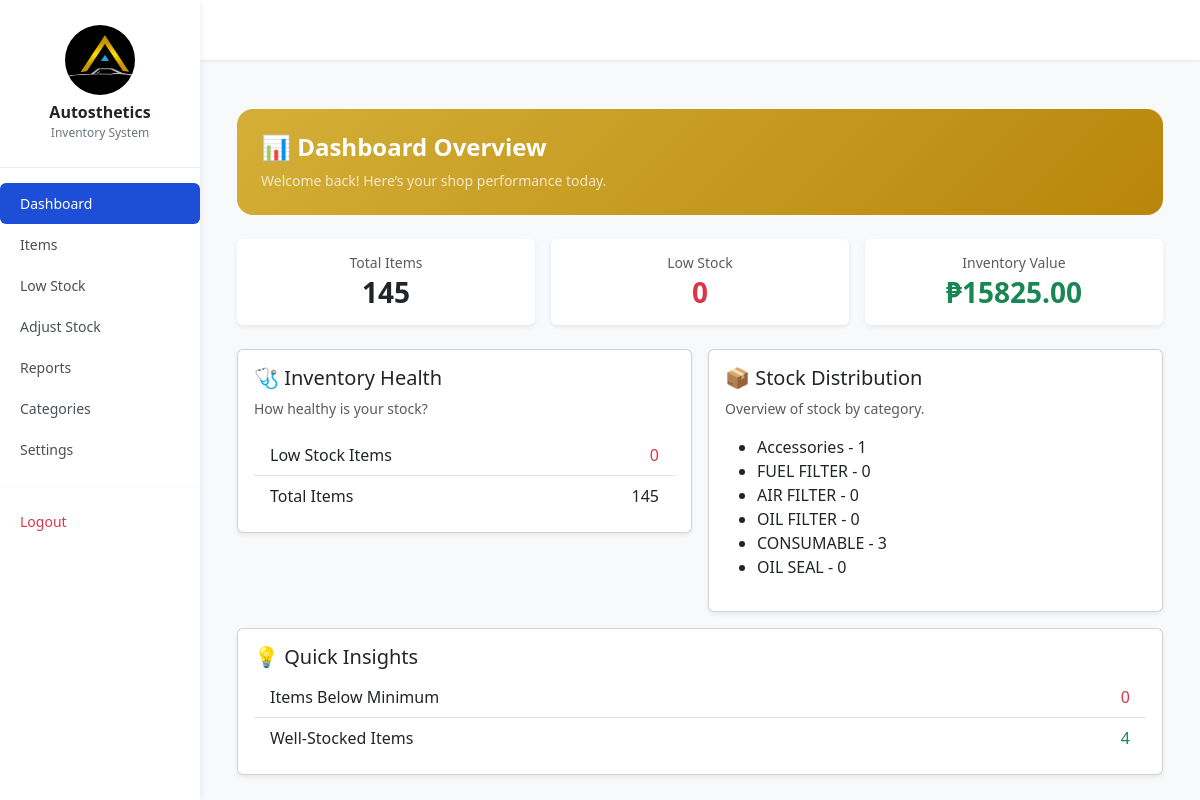
The app's page / (signed in), older data.
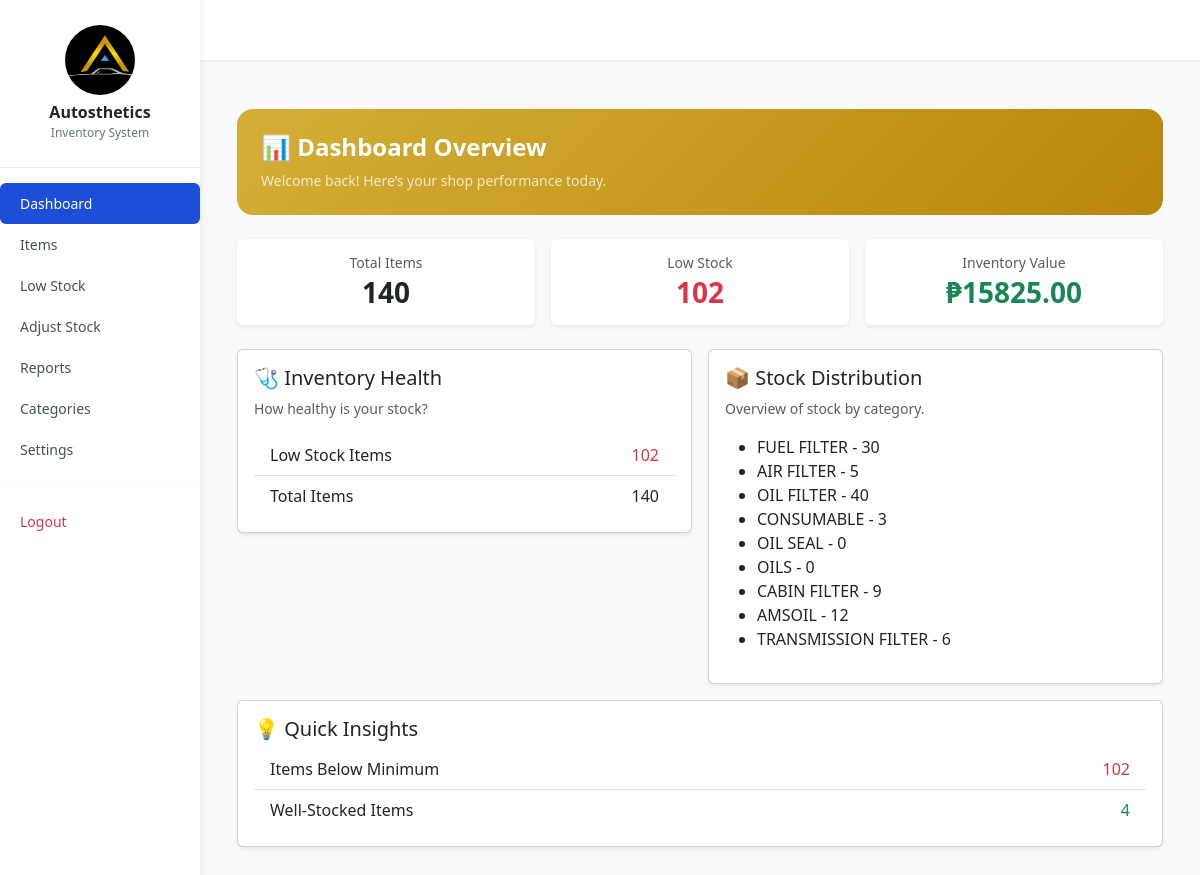
The same page, newer data.
### inventory/models.py (models this page shows, shortened)
class Category(models.Model):
    name = models.CharField(max_length=255)
    description = models.TextField(blank=True, null=True)

### inventory/views.py (the view)
# urls.py: path('', views.dashboard, name='dashboard'),
@login_required
def dashboard(request):
    today = timezone.localdate()
    create_snapshot(today)
    total_items = Item.objects.aggregate(total=Sum('quantity'))['total'] or 0
    low_stock = Item.objects.filter(quantity__lte=5).count()
    well_stock = Item.objects.filter(quantity__gt=10).count()
    total_value = sum(item.price * item.quantity for item in Item.objects.all())
    stock_distribution = Category.objects.annotate(count=Count('item'))
    return render(request, 'inventory/dashboard.html', {
        'total_items': total_items,
        'low_stock': low_stock,
        'well_stock': well_stock,
        'total_value': total_value,
        'stock_distribution': stock_distribution,
    })

### inventory/utils.py (called while the page is built, shortened)
def create_snapshot(snapshot_date=None):
    snapshot_date = snapshot_date or date.today()
    snapshot, created = DailySnapshot.objects.get_or_create(date=snapshot_date)
    if not created:
        return snapshot

### inventory/templates/inventory/dashboard.html
{% extends "inventory/base.html" %}
{% block content %}
<div class="container py-4">
    <div class="p-4 rounded-4 text-white mb-4"
         style="background: linear-gradient(135deg, #d4af37, #b8860b);">
        <h1 class="fw-bold fs-4">📊 Dashboard Overview</h1>
        <p class="mb-0 small opacity-75">
            Welcome back! Here’s your shop performance today.
        </p>
    </div>
    <div class="row g-3 mb-4">
        <div class="col-md-4">
            <div class="card shadow-sm border-0">
                <div class="card-body p-3 text-center">
                    <h6 class="text-muted small mb-1">Total Items</h6>
                    <h3 class="fw-bold mb-0">{{ total_items }}</h3>
                </div>
            </div>
        </div>
        <div class="col-md-4">
            <div class="card shadow-sm border-0">
                <div class="card-body p-3 text-center">
                    <h6 class="text-muted small mb-1">Low Stock</h6>
                    <h3 class="fw-bold text-danger mb-0">{{ low_stock }}</h3>
                </div>
            </div>
        </div>
        <div class="col-md-4">
            <div class="card shadow-sm border-0">
                <div class="card-body p-3 text-center">
                    <h6 class="text-muted small mb-1">Inventory Value</h6>
                    <h3 class="fw-bold text-success mb-0">₱{{ total_value }}</h3>
                </div>
            </div>
        </div>
    </div>
    <div class="row g-3">
        <div class="col-md-6">
            <div class="card shadow-sm">
                <div class="card-body">
                    <h5 class="card-title">🩺 Inventory Health</h5>
                    <p class="text-muted small">
                        How healthy is your stock?
                    </p>
                    <ul class="list-group list-group-flush">
                        <li class="list-group-item d-flex justify-content-between">
                            <span>Low Stock Items</span>
                            <span class="text-danger">{{ low_stock }}</span>
                        </li>
                        <li class="list-group-item d-flex justify-content-between">
                            <span>Total Items</span>
                            <span>{{ total_items }}</span>
                        </li>
                    </ul>
                </div>
            </div>
        </div>
<div class="col-md-6">
    <div class="card shadow-sm">
        <div class="card-body">
            <h5 class="card-title">📦 Stock Distribution</h5>
            <p class="text-muted small">
                Overview of stock by category.
            </p>
            {% if stock_distribution %}
    <ul>
    {% for category in stock_distribution %}
    <li>{{ category.name }} - {{ category.count }}</li>
    {% endfor %}
    </ul>
    {% else %}
    <p>No category data available yet.</p>
    {% endif %}
        </div>
    </div>
</div>
        <div class="col-md-12">
            <div class="card shadow-sm">
                <div class="card-body">
                    <h5 class="card-title">💡 Quick Insights</h5>
                    <div class="list-group list-group-flush">
                        <div class="list-group-item d-flex justify-content-between">
                            <span>Items Below Minimum</span>
                            <span class="text-danger">{{ low_stock }}</span>
                        </div>
                        <div class="list-group-item d-flex justify-content-between">
                        <span>Well-Stocked Items</span>
                        <span class="text-success">{{ well_stock }}</span>
                    </div>
                </div>
            </div>
        </div>
    </div>
</div>
{% endblock %}

### inventory/templates/inventory/base.html (shortened to what this page needs)
{% load static %}
<!DOCTYPE html>
<html lang="en">
<head>
    <link href="https://cdn.jsdelivr.net/npm/bootstrap@5.3.0/dist/css/bootstrap.min.css" rel="stylesheet">
</head>
<body>
<aside id="sidebar">
    <div class="sidebar-profile">
        <img src="{% static 'images/default_profile.jpg' %}" alt="Autosthetics Logo">
        <h4>Autosthetics</h4>
        <p>Inventory System</p>
    </div>
    <nav class="nav-sidebar">
        <a href="{% url 'dashboard' %}" class="{% if request.resolver_match.url_name == 'dashboard' %}active{% endif %}">Dashboard</a>
        <a href="{% url 'all_items' %}" class="{% if request.resolver_match.url_name == 'all_items' %}active{% endif %}">Items</a>
        <a href="{% url 'low_stock' %}" class="{% if request.resolver_match.url_name == 'low_stock' %}active{% endif %}">Low Stock</a>
        <a href="{% url 'adjust_stock' %}" class="{% if request.resolver_match.url_name == 'adjust_stock' %}active{% endif %}">Adjust Stock</a>
        <a href="{% url 'reports' %}" class="{% if request.resolver_match.url_name == 'reports' %}active{% endif %}">Reports</a>
        <a href="{% url 'categories' %}" class="{% if request.resolver_match.url_name == 'categories' %}active{% endif %}">Categories</a>
        <a href="{% url 'settings_page' %}" class="{% if request.resolver_match.url_name == 'settings_page' %}active{% endif %}">Settings</a>
        <hr>
        <a href="{% url 'logout' %}" class="text-danger">Logout</a>
    </nav>
</aside>
<div id="main-wrapper">
    <div class="topbar">
    </div>
    <main>
        {% block content %}{% endblock %}
    </main>
</div>
</body>
</html>

### inventory/templates/inventory/base.html (style rules this page uses)
body { margin: 0; display: flex; min-height: 100vh; font-family: "Segoe UI", sans-serif; background: #f8f9fa; }
#sidebar { width: 200px; background: #ffffff; box-shadow: 2px 0 6px rgba(0,0,0,0.05); display: flex; flex-direction: column; height: 100vh; position: fixed; }
.sidebar-profile { text-align: center; padding: 25px 15px; border-bottom: 1px solid #e9ecef; }
.sidebar-profile img { width: 70px; height: 70px; border-radius: 50%; object-fit: cover; margin-bottom: 8px; }
.sidebar-profile h4 { margin: 0; font-size: 16px; font-weight: 600; color: #212529; }
.sidebar-profile p { margin: 2px 0 0; font-size: 12px; color: #6c757d; }
.nav-sidebar { padding: 15px 0; flex-grow: 1; }
.nav-sidebar a { display: block; padding: 10px 20px; color: #495057; font-size: 14px; text-decoration: none; border-radius: 6px; transition: all 0.15s ease; }
.nav-sidebar a.active { background: #1d4ed8; color: #ffffff; font-weight: 500; }
.nav-sidebar hr { margin: 15px 0; border-color: #e9ecef; }
#main-wrapper { margin-left: 200px; width: calc(100% - 200px); display: flex; flex-direction: column; height: 100vh; }
.topbar { height: 60px; background: #ffffff; box-shadow: 0 1px 3px rgba(0,0,0,0.08); display: flex; align-items: center; padding: 0 20px; justify-content: space-between; }
main { flex: 1; overflow-y: auto; padding: 25px; }

Row changes from the older to the newer data that the page shows:
removed Category: name "Accessories", count "1"
computed for Category "FUEL FILTER": count "0" → "30"
computed for Category "AIR FILTER": count "0" → "5"
computed for Category "OIL FILTER": count "0" → "40"
added Category: name "OILS", count "0"
added Category: name "CABIN FILTER", count "9"
added Category: name "AMSOIL", count "12"
added Category: name "TRANSMISSION FILTER", count "6"
Text that changed along with them:
{{ total_items }}: "145" → "140"
{{ low_stock }}: "0" → "102"
